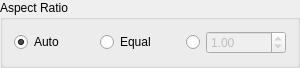
<?xml version="1.0" encoding="UTF-8"?>
<ui version="4.0">
 <class>GroupBox_aspect</class>
 <widget class="QGroupBox" name="GroupBox_aspect">
  <property name="geometry">
   <rect>
    <x>0</x>
    <y>0</y>
    <width>300</width>
    <height>53</height>
   </rect>
  </property>
  <property name="sizePolicy">
   <sizepolicy hsizetype="Preferred" vsizetype="Fixed">
    <horstretch>0</horstretch>
    <verstretch>0</verstretch>
   </sizepolicy>
  </property>
  <property name="windowTitle">
   <string>GroupBox</string>
  </property>
  <property name="title">
   <string>Aspect Ratio</string>
  </property>
  <layout class="QGridLayout" name="gridLayout_2">
   <item row="0" column="2">
    <widget class="QRadioButton" name="radioButton_aspect_float">
     <property name="sizePolicy">
      <sizepolicy hsizetype="Fixed" vsizetype="Fixed">
       <horstretch>0</horstretch>
       <verstretch>0</verstretch>
      </sizepolicy>
     </property>
     <property name="text">
      <string/>
     </property>
    </widget>
   </item>
   <item row="0" column="0">
    <widget class="QRadioButton" name="radioButton_aspect_auto">
     <property name="text">
      <string>Auto</string>
     </property>
     <property name="checked">
      <bool>true</bool>
     </property>
    </widget>
   </item>
   <item row="0" column="3">
    <widget class="QDoubleSpinBox" name="doubleSpinBox_aspect_float">
     <property name="enabled">
      <bool>false</bool>
     </property>
     <property name="toolTip">
      <string>&lt;html&gt;&lt;head/&gt;&lt;body&gt;&lt;p&gt;height/width&lt;/p&gt;&lt;/body&gt;&lt;/html&gt;</string>
     </property>
     <property name="value">
      <double>1.000000000000000</double>
     </property>
    </widget>
   </item>
   <item row="0" column="1">
    <widget class="QRadioButton" name="radioButton_aspect_equal">
     <property name="text">
      <string>Equal</string>
     </property>
    </widget>
   </item>
  </layout>
 </widget>
 <resources/>
 <connections/>
</ui>
